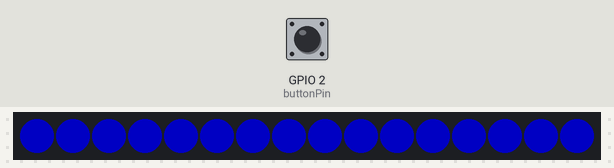
Bench run of a sketch on a simulated ESP32. Parts: 16 RGB LEDs in strip order, left to right. The test bench sets the inputs (shaded band); at power-on: GPIO 2 (buttonPin) LOW. Dim RGB values are drawn brighter than linear.

Above: at 1.2 s.
1.3 s: GPIO 2 (buttonPin) pulled HIGH for 0.15 s
At 3.0 s:
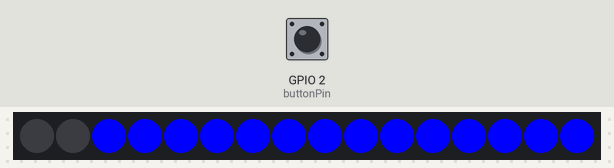
At 4.3 s:
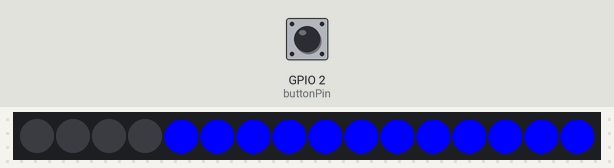

The sketch:

softpulse.ino
```cpp
// This script tests a neopixel led ring that counts down from a specified time.
// It lights up all LEDs in blue and then turns them off one by one.

// Wiring:
//  Din (Neopixel - data in) to D1 (XIAO ESP32)
//  5V (Neopixel - power) to 5V (external power supply)
//  GND (Neopixel - ground) to GND (external power supply)
//  GND (XIAO ESP32 - ground) to GND (external power supply)
// Button pin 1 → Arduino digital pin D2
// Button pin 2 → GND

#include <Adafruit_NeoPixel.h>

const int ledPin = 1; // led data on D1
const int buttonPin = 2; // Button pin connected to D2
const int N_LEDs = 16;
unsigned long countdownSeconds = 10; // length of the countdown time in seconds

// color settings
const uint8_t COLOR_R = 0;
const uint8_t COLOR_G = 0;
const uint8_t COLOR_B = 255;

// configure neopixel strip
Adafruit_NeoPixel strip = Adafruit_NeoPixel(N_LEDs, ledPin, NEO_GRB + NEO_KHZ800);

// Breathing effect state
int breathBrightness = 0;
int breathDirection = 1;

void setup() {
  pinMode(buttonPin, INPUT);
  strip.begin();
  strip.show(); // Initialize all pixels to 'off'
}

// ----------- FUNCTIONS ------------

void setAllColor(uint8_t r, uint8_t g, uint8_t b) {
  for (int i = 0; i < N_LEDs; i++) {
    strip.setPixelColor(i, strip.Color(r, g, b));
  }
  strip.show();
}

void updateBreathingEffect(uint8_t step = 2) {
  breathBrightness += breathDirection * step;

  if (breathBrightness >= 255) {
    breathBrightness = 255;
    breathDirection = -1;
  } else if (breathBrightness <= 0) {
    breathBrightness = 0;
    breathDirection = 1;
  }

  setAllColor(
    (COLOR_R * breathBrightness) / 255,
    (COLOR_G * breathBrightness) / 255,
    (COLOR_B * breathBrightness) / 255
  );
}

void countdownEffect() {
  // Set full brightness blue first
  setAllColor(COLOR_R, COLOR_G, COLOR_B);

  unsigned long delayPerLED = (countdownSeconds * 1000UL) / N_LEDs;

  for (int i = 0; i < N_LEDs; i++) {
    delay(delayPerLED);
    strip.setPixelColor(i, 0); // Turn off LED
    strip.show();
  }
}

// ----------- MAIN LOOP ------------

void loop() {
  if (digitalRead(buttonPin) == HIGH) {
    countdownEffect();
  } else {
    updateBreathingEffect();
    delay(20); // Breathing smoothness
  }
}
```
